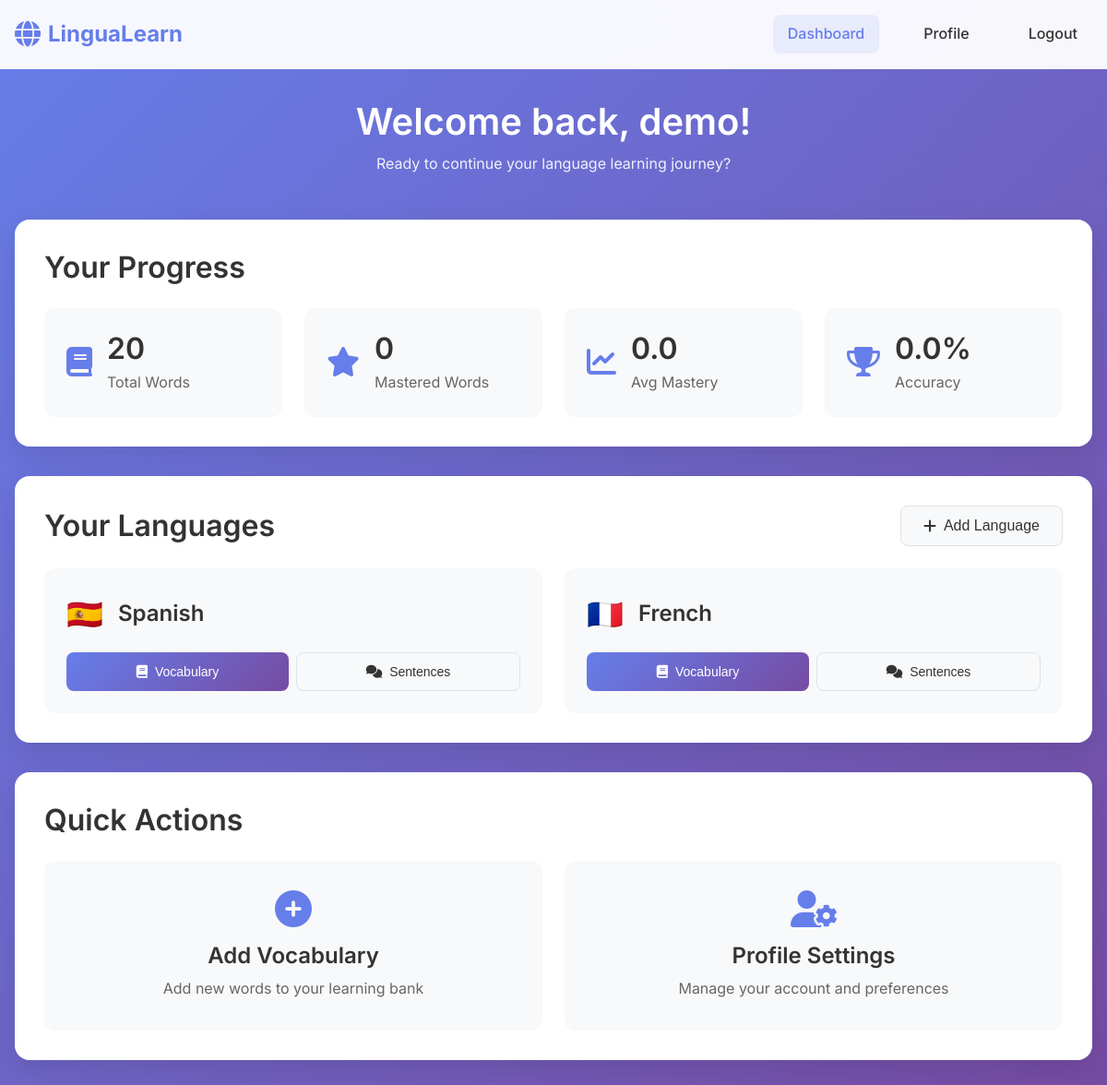
/dashboard (signed in), run on the app's committed database.
### tables this page shows
CREATE TABLE users (
            id INTEGER PRIMARY KEY AUTOINCREMENT,
            username TEXT UNIQUE NOT NULL,
            email TEXT UNIQUE NOT NULL,
            password_hash TEXT NOT NULL,
            created_at TIMESTAMP DEFAULT CURRENT_TIMESTAMP,
            last_login TIMESTAMP,
            is_active BOOLEAN DEFAULT 1
        );

CREATE TABLE user_languages (
            id INTEGER PRIMARY KEY AUTOINCREMENT,
            user_id INTEGER NOT NULL,
            language_id INTEGER NOT NULL,
            is_learning BOOLEAN DEFAULT 1,
            created_at TIMESTAMP DEFAULT CURRENT_TIMESTAMP,
            FOREIGN KEY (user_id) REFERENCES users (id),
            FOREIGN KEY (language_id) REFERENCES languages (id),
            UNIQUE(user_id, language_id)
        );

CREATE TABLE languages (
            id INTEGER PRIMARY KEY AUTOINCREMENT,
            name TEXT UNIQUE NOT NULL,
            code TEXT UNIQUE NOT NULL,
            flag_emoji TEXT
        );

### app.py (the view)
@app.route('/dashboard')
@login_required
def dashboard():
    user_languages = db.get_user_languages(current_user.id)
    stats = db.get_user_stats(current_user.id)
    return render_template('dashboard.html',
                         user=current_user,
                         languages=user_languages,
                         stats=stats)

### app.py (called while the page is built)
@login_manager.user_loader
def load_user(user_id):
    user_data = db.get_user_by_id(int(user_id))
    if user_data:
        return User(user_data)
    return None

### database.py (called while the page is built)
    def get_connection(self):
        return sqlite3.connect(self.db_path)

    def get_user_by_id(self, user_id):
        conn = self.get_connection()
        cursor = conn.cursor()
        cursor.execute('''SELECT id, username, email, created_at, last_login
                         FROM users WHERE id = ? AND is_active = 1''', (user_id,))
        user = cursor.fetchone()
        conn.close()
        if user:
            return {
                'id': user[0],
                'username': user[1],
                'email': user[2],
                'created_at': user[3],
                'last_login': user[4]
            }
        return None

    def get_user_languages(self, user_id):
        conn = self.get_connection()
        cursor = conn.cursor()
        cursor.execute('''SELECT ul.language_id, l.name, l.code, l.flag_emoji
                         FROM user_languages ul
                         JOIN languages l ON ul.language_id = l.id
                         WHERE ul.user_id = ? AND ul.is_learning = 1''', (user_id,))
        languages = []
        for row in cursor.fetchall():
            languages.append({
                'language_id': row[0],
                'name': row[1],
                'code': row[2],
                'flag_emoji': row[3]
            })
        conn.close()
        return languages

### templates/dashboard.html (shortened to what this page needs)
<!DOCTYPE html>
<html lang="en">
<head>
    <link rel="stylesheet" href="{{ url_for('static', filename='css/style.css') }}">
    <link rel="stylesheet" href="https://cdnjs.cloudflare.com/ajax/libs/font-awesome/6.0.0/css/all.min.css">
</head>
<body>
    <nav class="navbar">
        <div class="nav-container">
            <div class="nav-logo">
                <i class="fas fa-globe"></i>
                <span>LinguaLearn</span>
            </div>
            <div class="nav-links">
                <a href="{{ url_for('dashboard') }}" class="active">Dashboard</a>
                <a href="{{ url_for('profile') }}">Profile</a>
                <a href="{{ url_for('logout') }}">Logout</a>
            </div>
        </div>
    </nav>
    <main class="dashboard">
        <div class="container">
            <div class="dashboard-header">
                <h1>Welcome back, {{ current_user.username }}!</h1>
                <p>Ready to continue your language learning journey?</p>
            </div>
            <section class="stats-section">
                <h2>Your Progress</h2>
                <div class="stats-grid">
                    <div class="stat-card">
                        <div class="stat-icon">
                            <i class="fas fa-book"></i>
                        </div>
                        <div class="stat-content">
                            <h3>{{ stats.vocabulary.total }}</h3>
                            <p>Total Words</p>
                        </div>
                    </div>
                    <div class="stat-card">
                        <div class="stat-icon">
                            <i class="fas fa-star"></i>
                        </div>
                        <div class="stat-content">
                            <h3>{{ stats.vocabulary.mastered }}</h3>
                            <p>Mastered Words</p>
                        </div>
                    </div>
                    <div class="stat-card">
                        <div class="stat-icon">
                            <i class="fas fa-chart-line"></i>
                        </div>
                        <div class="stat-content">
                            <h3>{{ "%.1f"|format(stats.vocabulary.avg_mastery) }}</h3>
                            <p>Avg Mastery</p>
                        </div>
                    </div>
                    <div class="stat-card">
                        <div class="stat-icon">
                            <i class="fas fa-trophy"></i>
                        </div>
                        <div class="stat-content">
                            <h3>{{ "%.1f"|format(stats.sessions.avg_accuracy) }}%</h3>
                            <p>Accuracy</p>
                        </div>
                    </div>
                </div>
            </section>
            <section class="languages-section">
                <div class="section-header">
                    <h2>Your Languages</h2>
                    <button class="btn-secondary" onclick="showAddLanguageModal()">
                        <i class="fas fa-plus"></i>
                        Add Language
                    </button>
                </div>
                {% if languages %}
                <div class="languages-grid">
                    {% for language in languages %}
                    <div class="language-card">
                        <div class="language-header">
                            <span class="language-flag">{{ language.flag_emoji }}</span>
                            <h3>{{ language.name }}</h3>
                        </div>
                        <div class="language-actions">
                            <button class="btn-primary" onclick="startPractice({{ language.language_id }}, 'vocabulary')">
                                <i class="fas fa-book"></i>
                                Vocabulary
                            </button>
                            <button class="btn-secondary" onclick="startPractice({{ language.language_id }}, 'sentences')">
                                <i class="fas fa-comments"></i>
                                Sentences
                            </button>
                        </div>
                    </div>
                    {% endfor %}
                </div>
                {% endif %}
            </section>
            <section class="quick-actions">
                <h2>Quick Actions</h2>
                <div class="actions-grid">
                    <div class="action-card" onclick="showAddVocabularyModal()">
                        <i class="fas fa-plus-circle"></i>
                        <h3>Add Vocabulary</h3>
                        <p>Add new words to your learning bank</p>
                    </div>
                    <div class="action-card" onclick="window.location.href='{{ url_for('profile') }}'">
                        <i class="fas fa-user-cog"></i>
                        <h3>Profile Settings</h3>
                        <p>Manage your account and preferences</p>
                    </div>
                </div>
            </section>
        </div>
    </main>
</body>
</html>

### static/css/style.css (style rules this page uses)
*, *::before, *::after { margin: 0; padding: 0; box-sizing: border-box; }
html { font-size: 16px; line-height: 1.5; scroll-behavior: smooth; }
body { font-family: 'Inter', -apple-system, BlinkMacSystemFont, 'Segoe UI', Roboto, sans-serif; background: linear-gradient(135deg, #667eea 0%, #764ba2 100%); color: #333; min-height: 100vh; line-height: 1.6; }
h1, h2, h3, h4, h5, h6 { font-weight: 600; line-height: 1.25; margin-bottom: 1rem; }
h1 { font-size: 2.5rem; }
h2 { font-size: 2rem; }
h3 { font-size: 1.5rem; }
p { margin-bottom: 1rem; color: #666; }
.container { max-width: 1200px; margin: 0 auto; padding: 0 1rem; }
.navbar { background: rgba(255, 255, 255, 0.95); -webkit-backdrop-filter: blur(10px); backdrop-filter: blur(10px); border-bottom: 1px solid rgba(255, 255, 255, 0.2); position: sticky; top: 0; z-index: 1000; padding: 1rem 0; }
.nav-container { max-width: 1200px; margin: 0 auto; padding: 0 1rem; display: flex; justify-content: space-between; align-items: center; }
.nav-logo { display: flex; align-items: center; gap: 0.5rem; font-size: 1.5rem; font-weight: 700; color: #667eea; text-decoration: none; }
.nav-logo i { font-size: 1.75rem; }
.nav-links { display: flex; gap: 2rem; align-items: center; }
.nav-links a { text-decoration: none; color: #333; font-weight: 500; transition: color 0.3s ease; padding: 0.5rem 1rem; border-radius: 8px; }
.nav-links a:hover, .nav-links a.active { color: #667eea; background: rgba(102, 126, 234, 0.1); }
.btn-primary, .btn-secondary, .btn-outline { display: inline-flex; align-items: center; gap: 0.5rem; padding: 0.75rem 1.5rem; border: none; border-radius: 8px; font-size: 1rem; font-weight: 500; text-decoration: none; cursor: pointer; transition: all 0.3s ease; text-align: center; justify-content: center; }
.btn-primary { background: linear-gradient(135deg, #667eea 0%, #764ba2 100%); color: white; }
.btn-secondary { background: #f8f9fa; color: #333; border: 1px solid #dee2e6; }
.dashboard { padding: 2rem 0; min-height: calc(100vh - 80px); }
.dashboard-header { text-align: center; margin-bottom: 3rem; color: white; }
.dashboard-header h1 { margin-bottom: 0.5rem; }
.dashboard-header p { color: rgba(255, 255, 255, 0.9); }
.stats-section { background: white; border-radius: 16px; padding: 2rem; margin-bottom: 2rem; box-shadow: 0 10px 30px rgba(0, 0, 0, 0.1); }
.stats-section h2 { margin-bottom: 1.5rem; color: #333; }
.stats-grid { display: grid; grid-template-columns: repeat(auto-fit, minmax(200px, 1fr)); gap: 1.5rem; }
.stat-card { display: flex; align-items: center; gap: 1rem; padding: 1.5rem; background: #f8f9fa; border-radius: 12px; transition: transform 0.3s ease; }
.stat-icon { font-size: 2rem; color: #667eea; }
.stat-content h3 { font-size: 2rem; margin-bottom: 0.25rem; color: #333; }
.stat-content p { color: #666; margin: 0; }
.languages-section { background: white; border-radius: 16px; padding: 2rem; margin-bottom: 2rem; box-shadow: 0 10px 30px rgba(0, 0, 0, 0.1); }
.section-header { display: flex; justify-content: space-between; align-items: center; margin-bottom: 1.5rem; }
.section-header h2 { margin: 0; color: #333; }
.languages-grid { display: grid; grid-template-columns: repeat(auto-fit, minmax(300px, 1fr)); gap: 1.5rem; }
.language-card { background: #f8f9fa; border-radius: 12px; padding: 1.5rem; transition: transform 0.3s ease, box-shadow 0.3s ease; }
.language-header { display: flex; align-items: center; gap: 1rem; margin-bottom: 1rem; }
.language-flag { font-size: 2rem; }
.language-header h3 { flex: 1; margin: 0; color: #333; }
.language-actions { display: flex; gap: 0.75rem; }
.language-actions button { flex: 1; padding: 0.75rem; font-size: 0.875rem; }
.quick-actions { background: white; border-radius: 16px; padding: 2rem; box-shadow: 0 10px 30px rgba(0, 0, 0, 0.1); }
.quick-actions h2 { margin-bottom: 1.5rem; color: #333; }
.actions-grid { display: grid; grid-template-columns: repeat(auto-fit, minmax(250px, 1fr)); gap: 1.5rem; }
.action-card { background: #f8f9fa; border-radius: 12px; padding: 2rem; text-align: center; cursor: pointer; transition: transform 0.3s ease, box-shadow 0.3s ease; }
.action-card i { font-size: 2.5rem; color: #667eea; margin-bottom: 1rem; }
.action-card h3 { margin-bottom: 0.5rem; color: #333; }
.action-card p { color: #666; margin: 0; }
.language-actions { display: flex; gap: 0.5rem; }

### data on the page
users: username "demo"
user_languages: flag_emoji "🇪🇸", name "Spanish"
user_languages: flag_emoji "🇫🇷", name "French"

### other printed values
{{ stats.vocabulary.total }} "20"
{{ stats.vocabulary.mastered }} "0"
{{ "%.1f"|format(stats.vocabulary.avg_mastery) }} "0.0"
{{ "%.1f"|format(stats.sessions.avg_accuracy) }} "0.0"
